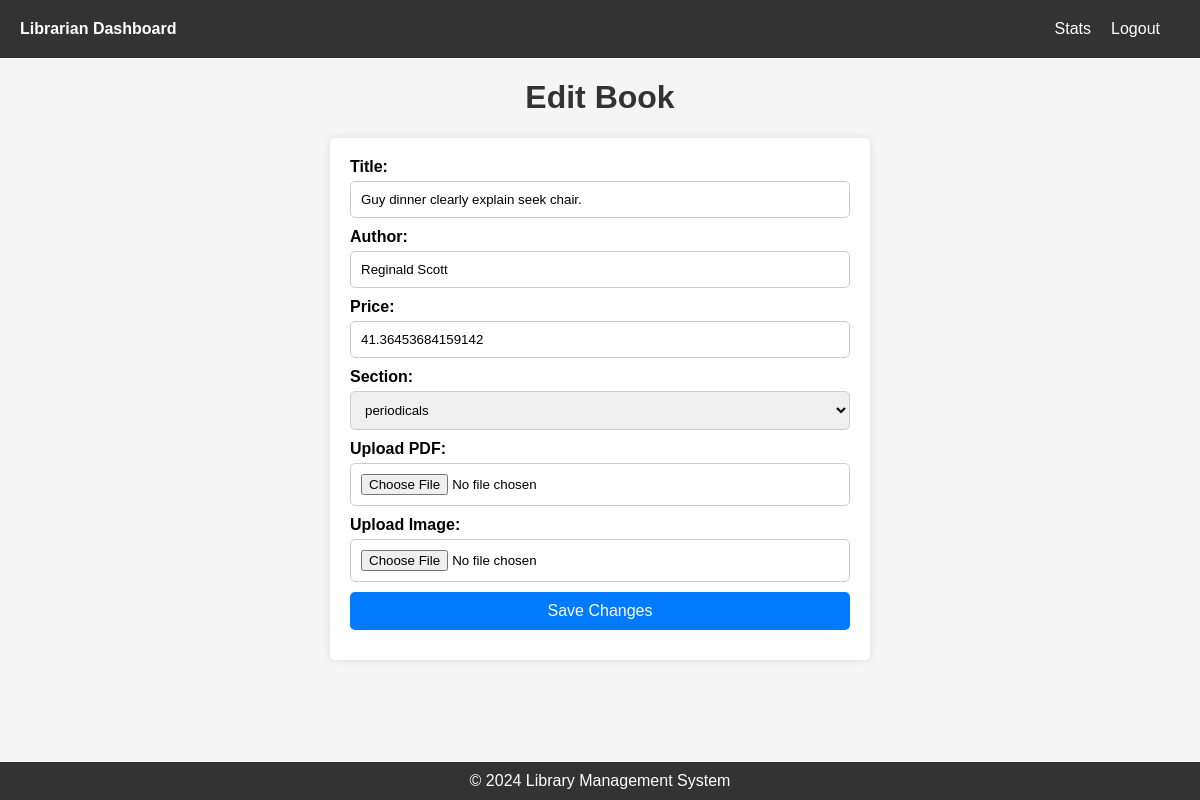
/edit_book/19, run on an earlier commit of the app's database.
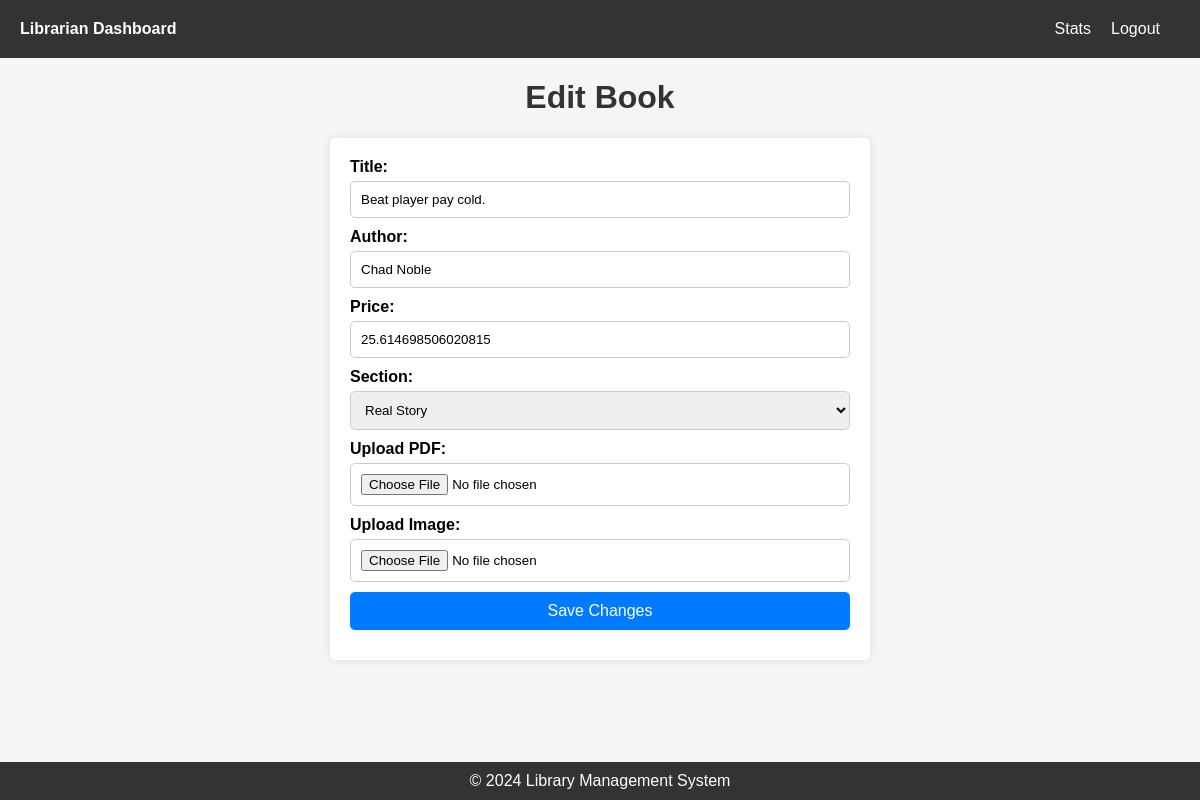
And on a later commit of the database.
### application/models.py (models this page shows, shortened)
class Book(db.Model):
    id = db.Column(db.Integer, primary_key=True)
    title = db.Column(db.String(100), nullable=False)
    author = db.Column(db.String(100), nullable=False)
    isbn = db.Column(db.String(20), nullable=False, unique=True)
    section_id = db.Column(db.Integer, db.ForeignKey('section.id'), nullable=False)
    date_added = db.Column(db.DateTime, nullable=False, default=db.func.current_timestamp())
    image = db.Column(db.String(255), nullable=True)  # Image URL or file path
    pdf_link = db.Column(db.String(255), nullable=True)  # PDF link for the book
    price = db.Column(db.Float, nullable=True)  # Price of the e-book
    section = db.relationship('Section', back_populates='books')
    requests = db.relationship('Request', back_populates='book')
    users = db.relationship('User', secondary=user_allocated_books_association, backref='books')  # Many-to-Many relationship with User model
    feedbacks = db.relationship('Feedback', back_populates='book')  # One-to-Many relationship with Feedback model

class Section(db.Model):
    id = db.Column(db.Integer, primary_key=True)
    name = db.Column(db.String(100), nullable=False, unique=True)
    description = db.Column(db.Text, nullable=True)
    image = db.Column(db.String(255), nullable=True)  # Image URL or file path
    date_added = db.Column(db.DateTime, nullable=False, default=db.func.current_timestamp())
    books = relationship('Book', back_populates='section')

### application/routes.py (the view, shortened to what this page needs)
@app.route('/edit_book/<int:book_id>', methods=['GET', 'POST'])
def edit_book(book_id):
    book = Book.query.get_or_404(book_id)
    return render_template('librarian/book/edit_book.html', book=book, sections=Section.query.all())

### templates/librarian/book/edit_book.html (shortened to what this page needs)
<!DOCTYPE html>
<html lang="en">
<head>
    <link rel="stylesheet" href="{{ url_for('static', filename='edit_book.css') }}">
    <link rel="stylesheet" href="{{ url_for('static', filename='librarian_nav.css') }}">
    <link rel="stylesheet" href="{{ url_for('static', filename='footer.css') }}">
</head>
<body>
    <header>
        <nav>
            <ul>
                <li><a href="{{ url_for('librarian_dashboard') }}" class="dashboard-link">Librarian Dashboard</a></li>
                <li class="navbar-right"><a href="{{ url_for('logout') }}">Logout</a></li>
                <li class="navbar-right"><a href="{{ url_for('librarian_statistics') }}">Stats</a></li>
            </ul>
        </nav>
    </header>
    <h1>Edit Book</h1>
    <form action="{{ url_for('edit_book', book_id=book.id) }}" method="post" enctype="multipart/form-data">
        <label for="title">Title:</label>
        <input type="text" name="title" id="title" value="{{ book.title }}" required><br>
        <label for="author">Author:</label>
        <input type="text" name="author" id="author" value="{{ book.author }}" required><br>
        <label for="price">Price:</label>
        <input type="number" name="price" id="price" step="0.01" value="{{ book.price }}" required><br>
        <label for="section_id">Section:</label>
        <select name="section_id" id="section_id" required>
            {% for section in sections %}
                <option value="{{ section.id }}" {% if section.id == book.section_id %} selected {% endif %}>{{ section.name }}</option>
            {% endfor %}
        </select><br>
        <label for="pdf_file">Upload PDF:</label>
        <input type="file" name="pdf_file" id="pdf_file"><br>
        <label for="image_file">Upload Image:</label>
        <input type="file" name="image_file" id="image_file"><br>
        <button type="submit">Save Changes</button>
    </form>
</body>
<footer>
    <p>&copy; 2024 Library Management System</p>
</footer>
</html>

### static/edit_book.css (style rules this page uses)
body { font-family: Arial, sans-serif; background-color: #f5f5f5; margin: 0; padding: 0; }
h1 { color: #333; text-align: center; }
form { background-color: #fff; padding: 20px; border-radius: 5px; box-shadow: 0 0 10px rgba(0, 0, 0, 0.1); max-width: 500px; margin: 0 auto; }
label { font-weight: bold; margin-bottom: 5px; display: block; }
input[type="text"], input[type="number"], select, button, input[type="file"] { width: 100%; padding: 10px; margin-bottom: 10px; border: 1px solid #ccc; border-radius: 5px; box-sizing: border-box; }
button { background-color: #007bff; color: #fff; border: none; border-radius: 5px; padding: 10px 20px; cursor: pointer; font-size: 16px; }

### static/librarian_nav.css (style rules this page uses)
header { background-color: #333; color: #fff; padding: 20px; }
nav ul { list-style-type: none; margin: 0; padding: 0; }
nav ul li { display: inline; margin-right: 20px; }
nav ul li a { color: #fff; text-decoration: none; }
nav ul li a.dashboard-link { font-weight: bold; }
.navbar-right { float: right; }

### static/footer.css (style rules this page uses)
footer { background-color: #333; color: #fff; text-align: center; padding: 10px 0; position: fixed; bottom: 0; width: 100%; }
footer p { margin: 0; }

What changed in the data, as far as the page shows it:
changed Book: title "Guy dinner clearly explain seek chair." → "Beat player pay cold."; author "Reginald Scott" → "Chad Noble"; price "41.36453684159142" → "25.614698506020815"; section_id "periodicals" → "Real Story"
